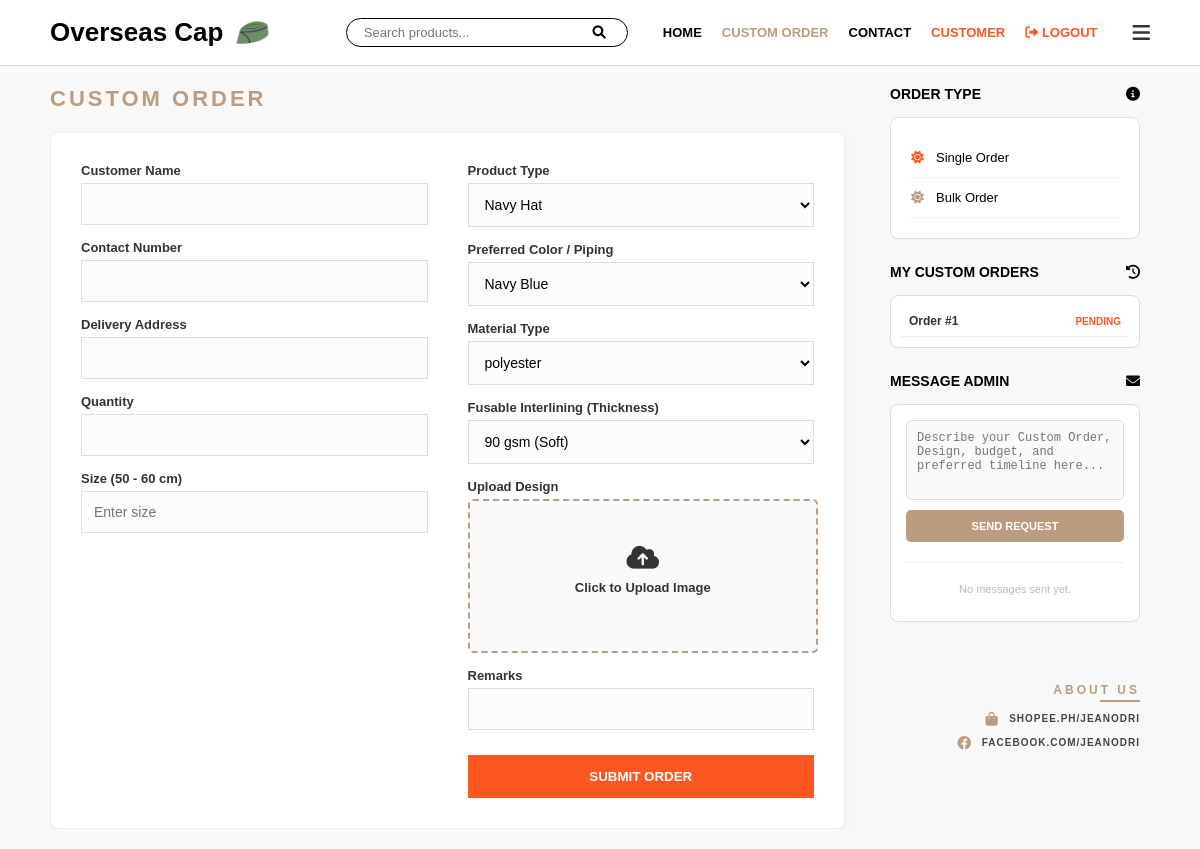
The page /custom_order (signed in) on the database as committed earlier.
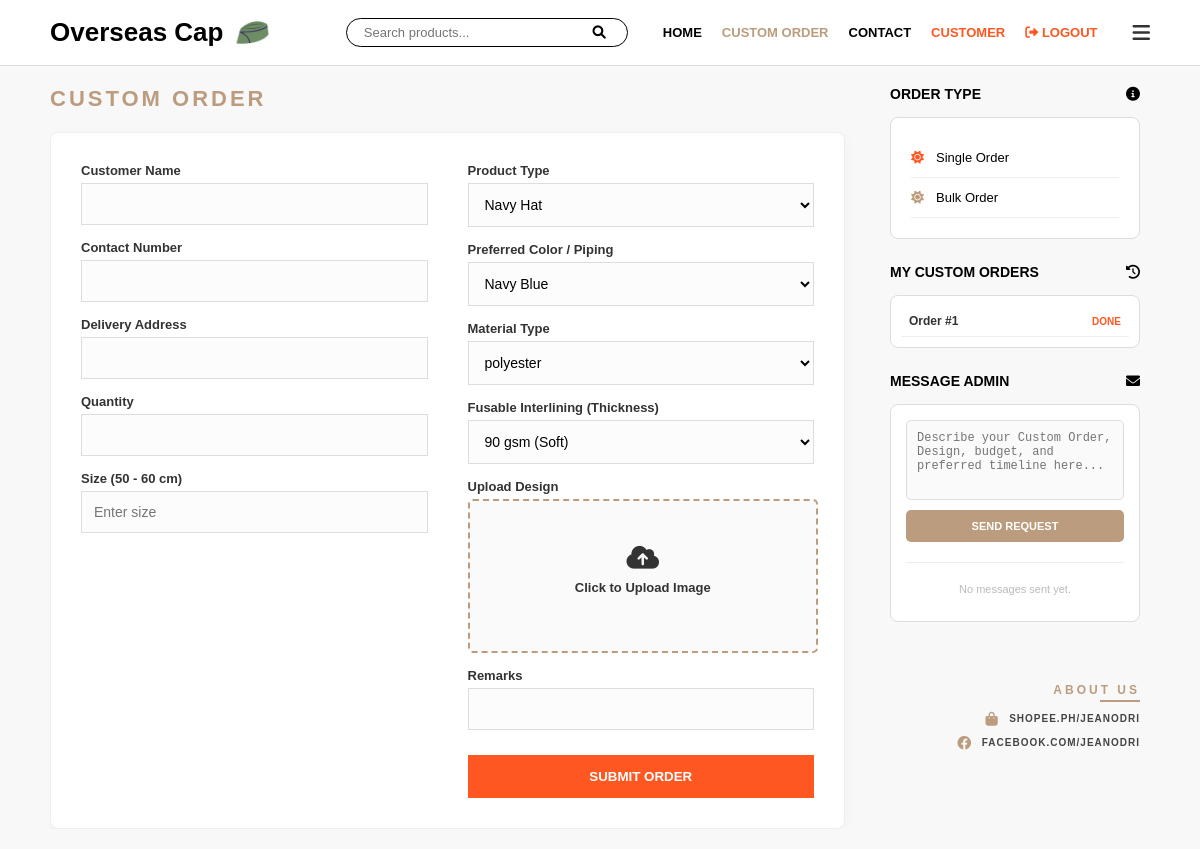
The same page on the database as committed later.
### app.py (models this page shows)
class CustomOrder(db.Model):
    id = db.Column(db.Integer, primary_key=True)
    user_id = db.Column(db.Integer, db.ForeignKey('user.id'), nullable=True)
    customer_name = db.Column(db.String(100), nullable=False)
    contact_number = db.Column(db.String(20), nullable=False)
    address = db.Column(db.String(200), nullable=False)
    quantity = db.Column(db.Integer, nullable=False)
    product_type = db.Column(db.String(50))
    product_id = db.Column(db.Integer, db.ForeignKey('product.id'), nullable=True)
    color_type = db.Column(db.String(50))
    size_type = db.Column(db.String(50))
    color_variants = db.Column(db.String(50))
    size_variants = db.Column(db.String(50))
    material_type = db.Column(db.String(100))
    interlining_thickness = db.Column(db.String(100))
    order_type = db.Column(db.String(50))
    design_filename = db.Column(db.String(100))
    remarks = db.Column(db.Text)
    status = db.Column(db.String(20), default="PENDING")
    payment_method = db.Column(db.String(50))
    date_ordered = db.Column(db.DateTime, default=datetime.utcnow)
    payment_proof = db.Column(db.String(100))

### app.py (the view)
@app.route('/custom_order')
def custom_order():
    if 'user' not in session:
        return redirect(url_for('login'))
    user = User.query.filter_by(username=session['user']).first()
    custom_orders = CustomOrder.query.filter_by(
        user_id=user.id,
        order_type="Custom Order"
    ).order_by(CustomOrder.id.desc()).all()
    prev_data = session.get('temp_order', {})
    messages = ContactMessage.query.filter_by(user_id=user.id).order_by(ContactMessage.date_sent.desc()).all()
    return render_template('custom_order.html',
                           messages=messages,
                           prev_data=prev_data,
                           custom_orders=custom_orders)

### app.py (called while the page is built)
@app.context_processor
def inject_stats():
    admin_stats = {
        'total': CustomOrder.query.count(),
        'pending': CustomOrder.query.filter_by(status='PENDING').count(),
        'completed': CustomOrder.query.filter(CustomOrder.status.in_(['DONE', 'COMPLETED'])).count()
    }
    return dict(admin_stats=admin_stats)

### templates/custom_order.html (shortened to what the changed rows need)
<!DOCTYPE html>
<html lang="en">
<head>
    <link rel="stylesheet" href="https://cdnjs.cloudflare.com/ajax/libs/font-awesome/6.0.0/css/all.min.css">
</head>
<body>
    <main>
        <aside class="sidebar">
            <div style="margin-top: 25px;">
                <div class="sidebar-box" style="padding: 10px; max-height: 200px; overflow-y: auto;">
                    {% if custom_orders %}
                    {% for order in custom_orders %}
                                <div class="recent-order-item"
                                 style="display: flex; justify-content: space-between; align-items: center; padding: 8px; border-bottom: 1px solid #eee; cursor: pointer;"
                                 onclick="viewOrderStatus('{{ order.id }}',
             '{{ order.status }}',
             '{{ order.customer_name }}',
             '{{ order.contact_number }}',
             '{{ order.address }}',
             '{{ order.quantity }}',
             '{{ order.size_type }}',
             '{{ order.product_type }}',
             '{{ order.color_type }}',
             '{{ order.material_type }}',
             '{{ order.interlining_thickness }}',
             '{{ (order.remarks or "")|replace("\'", "\\\'")|replace("\n", " ") }}',
             '{{ order.design_filename }}')">
                            <div style="font-size: 12px; font-weight: bold; color: #333;">Order #{{ order.id }}</div>
                             <span style="font-size: 10px; font-weight: bold; color: #ff5722; text-transform: uppercase;">{{ order.status }}</span>
                            </div>
                     {% endfor %}
                    {% else %}
                    <p style="text-align: center; color: #bbb; font-size: 11px; margin-top: 10px;">No recent orders.</p>
                    {% endif %}
                 </div>
            </div>
        </aside>
    </main>
</body>
</html>

Rows that differ between the two databases and show on the page:
changed CustomOrder id 1: status "PENDING" → "DONE"
